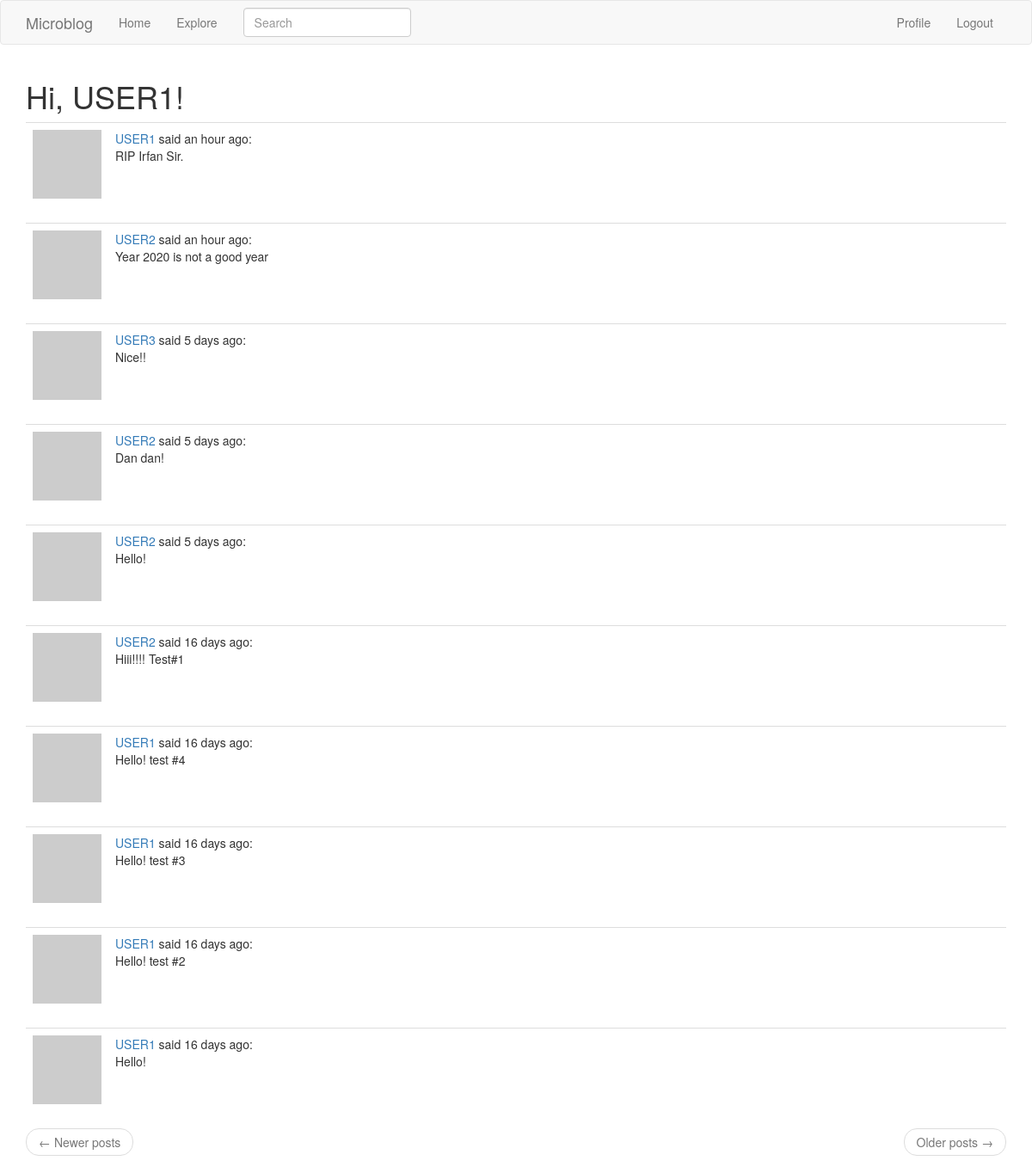
The page /explore (signed in) on the database its author committed.
### app/models.py (models this page shows, shortened)
class User(UserMixin, db.Model):
    id = db.Column(db.Integer, primary_key = True)
    username = db.Column(db.String(64), index = True, unique = True)
    email = db.Column(db.String(120),index = True, unique = True)
    password_hash = db.Column(db.String(128))
    posts = db.relationship('Post', backref = 'author', lazy = 'dynamic')
    about_me = db.Column(db.String(140))
    last_seen = db.Column(db.DateTime, default=datetime.utcnow)
    followed = db.relationship(
        'User', secondary=followers,
        primaryjoin=(followers.c.follower_id == id),
        secondaryjoin=(followers.c.followed_id == id),
        backref=db.backref('followers', lazy='dynamic'), lazy='dynamic')
    def avatar(self, size):
        digest = md5(self.email.lower().encode('utf-8')).hexdigest()
        return 'https://www.gravatar.com/avatar/{}?d=identicon&s={}'.format(
            digest, size)

class SearchableMixin(object):
    @classmethod
    def before_commit(cls, session):
        session._changes = {
            'add': list(session.new),
            'update': list(session.dirty),
            'delete': list(session.deleted)
        }
    @classmethod
    def after_commit(cls, session):
        for obj in session._changes['add']:
            if isinstance(obj, SearchableMixin):
                add_to_index(obj.__tablename__, obj)
        for obj in session._changes['update']:
            if isinstance(obj, SearchableMixin):
                add_to_index(obj.__tablename__, obj)
        for obj in session._changes['delete']:
            if isinstance(obj, SearchableMixin):
                remove_from_index(obj.__tablename__, obj)
        session._changes = None

class Post(SearchableMixin, db.Model):
    __searchable__ = ['caption']
    id = db.Column(db.Integer, primary_key = True)
    caption = db.Column(db.String(150))
    timestamp = db.Column(db.DateTime, index = True, default = datetime.utcnow)
    user_id = db.Column(db.Integer, db.ForeignKey('user.id'))

### app/main/routes.py (the view)
@bp.route('/explore')
@login_required
def explore():
    page = request.args.get('page', 1, type = int)
    posts = Post.query.order_by(Post.timestamp.desc()).paginate(page, current_app.config['POSTS_PER_PAGE'], False)
    next_url = url_for('main.explore', page=posts.next_num) \
        if posts.has_next else None
    prev_url = url_for('main.explore', page=posts.prev_num) \
        if posts.has_prev else None
    return render_template('index.html', title = 'Explore', posts = posts.items, next_url=next_url, prev_url=prev_url)

### app/main/forms.py
class SearchForm(FlaskForm):
    q = StringField('Search', validators=[DataRequired()])
    def __init__(self, *args, **kwargs):
        if 'formdata' not in kwargs:
            kwargs['formdata'] = request.args
        if 'csrf_enabled' not in kwargs:
            kwargs['csrf_enabled'] = False
        super(SearchForm, self).__init__(*args, **kwargs)

### app/main/routes.py (called while the page is built)
@bp.before_app_request
def before_request():
    if current_user.is_authenticated:
        current_user.last_seen = datetime.utcnow()
        db.session.commit()
        g.search_form = SearchForm()
    g.locale = str(get_locale())

### app/models.py (called while the page is built)
@login.user_loader
def load_user(id):
    return User.query.get(int(id))

### app/templates/index.html (shortened to what this page needs)
{% extends "base.html" %}
{% import 'bootstrap/wtf.html' as wtf %}
{% block app_content %}
    <h1>Hi, {{ current_user.username }}!</h1>
    {% for post in posts %}
        {% include '_post.html' %}
    {% endfor %}
    <nav aria-label="...">
        <ul class="pager">
            <li class="previous{% if not prev_url %} disabled{% endif %}">
                <a href="{{ prev_url or '#' }}">
                    <span aria-hidden="true">&larr;</span> {{ ('Newer posts') }}
                </a>
            </li>
            <li class="next{% if not next_url %} disabled{% endif %}">
                <a href="{{ next_url or '#' }}">
                    {{ ('Older posts') }} <span aria-hidden="true">&rarr;</span>
                </a>
            </li>
        </ul>
    </nav>
{% endblock %}

### app/templates/_post.html
<table class="table table-hover">
    <tr>
        <td width="70px">
            <a href="{{ url_for('main.user', username=post.author.username) }}">
                <img src="{{ post.author.avatar(70) }}" />
            </a>
        </td>
        <td>
            <a href="{{ url_for('main.user', username=post.author.username) }}">
                {{ post.author.username }}
            </a>
            said {{ moment(post.timestamp).fromNow() }}:
            <br>
            {{ post.caption }}
        </td>
    </tr>
</table>

### rows shown on the page
User: username "USER1"
Post: author.username "USER1", timestamp "an hour ago", caption "RIP Irfan Sir."
Post: author.username "USER2", timestamp "an hour ago", caption "Year 2020 is not a good year"
Post: author.username "USER3", timestamp "5 days ago", caption "Nice!!"
Post: author.username "USER2", timestamp "5 days ago", caption "Dan dan!"
Post: author.username "USER2", timestamp "5 days ago", caption "Hello!"
Post: author.username "USER2", timestamp "16 days ago", caption "Hiii!!!! Test#1"
Post: author.username "USER1", timestamp "16 days ago", caption "Hello! test #4"
Post: author.username "USER1", timestamp "16 days ago", caption "Hello! test #3"
Post: author.username "USER1", timestamp "16 days ago", caption "Hello! test #2"
Post: author.username "USER1", timestamp "16 days ago", caption "Hello!"

### other values the page prints
{{ ('Home') }} "Home"
{{ ('Explore') }} "Explore"
{{ ('Profile') }} "Profile"
{{ ('Logout') }} "Logout"
{{ ('Newer posts') }} "Newer posts"
{{ ('Older posts') }} "Older posts"
